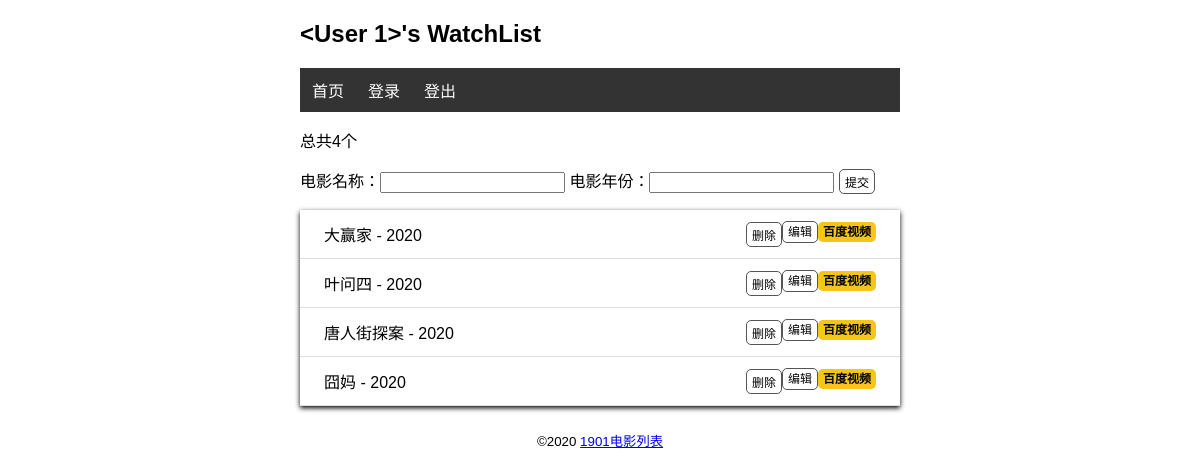
Page / (signed in) on the earlier database version.
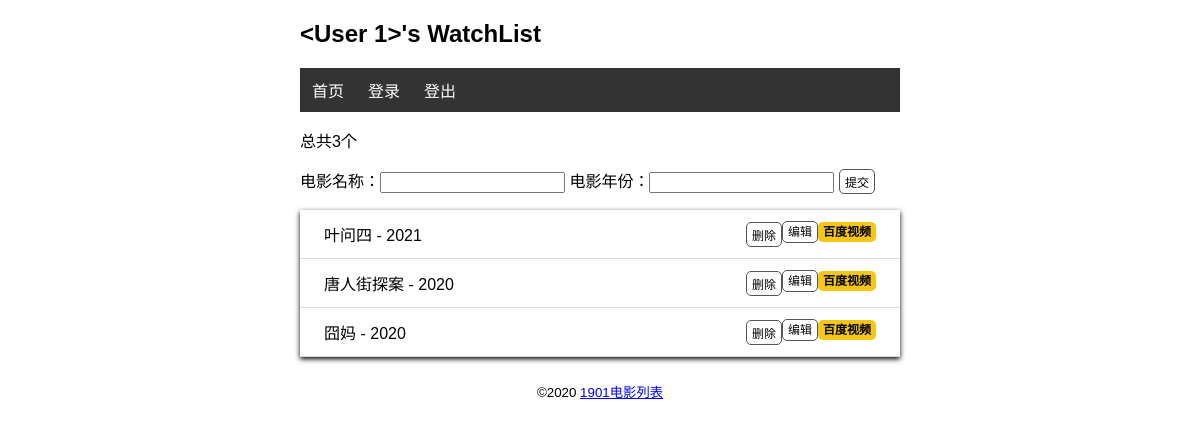
Same page on the later database version.
### app.py (models this page shows)
class Movies(db.Model):
    id = db.Column(db.Integer,primary_key = True)
    title = db.Column(db.String(20))
    year = db.Column(db.String(4))

### app.py (the view, shortened to what this page needs)
@app.route('/',methods=['GET','POST'])
@login_required
def index():
    movies = Movies.query.all()
    return render_template('index.html',movies=movies)

### app.py (called while the page is built)
@login_manager.user_loader
def load_user(user_id):
    user = User.query.get(int(user_id))
    return user

@app.context_processor
def common_user():
    user = User.query.first()
    return dict(user = user)

### templates/index.html
{% extends 'base.html' %}
{% block content %}
<p>总共{{ movies|length }}个</p>
<form action="" method="POST">
    电影名称：<input type="text" name='title' autocapitalize="off">
    电影年份：<input type="text" name='year' autocapitalize='off'>
    <input type="submit" class='btn' name='submit' value="提交">
</form>
<ul class="movie-list">
    {% for movie in movies %}
    <li>{{movie.title}} - {{movie.year}}
        <span class='float-right'>
            <a href="http://v.baidu.com/v?word={{ movie.title }}&ct=301989888&rn=67&pn=0&db=0&s=0&fbl=800&ie=utf-8" class="baidu" target="_blank" title="在百度视频中查找">百度视频</a>
        </span>
        <span class="float-right">
            <a class="btn" href="{{url_for('edit',movie_id=movie.id)}}">编辑</a>
        </span>
        <span class='float-right'>
            <form action="{{url_for('delete',movie_id=movie.id)}}" method='post'>
                <input type="submit" name='delete' value='删除' class='btn'onclick="return confirm('确认删除吗？')">
            </form>
        </span>
    </li>
    {% endfor %}
</ul>
{% endblock %}

### templates/base.html (shortened to what this page needs)
<!DOCTYPE html>
<html lang="en">
<head>
    {% block head %}
    <link rel="stylesheet" href="{{url_for('static',filename='css/style.css')}}">
    {% endblock %}
</head>
<body>
    <h2>{{user}}'s WatchList
    </h2>
    <nav>
        <ul>
            <li><a href="{{url_for('index')}}">首页</a></li>
            <li><a href="{{url_for('login')}}">登录</a></li>
            <li><a href="{{url_for('logout')}}">登出</a></li>
        </ul>
    </nav>
    {% block content %}{% endblock %}
    <footer>
        <small>&copy;2020 <a href="#">1901电影列表</a> </small>
    </footer>
</body>
</html>

### static/css/style.css (style rules this page uses)
body { margin: 0 auto; max-width: 600px; font-size: 16px; font-family: Arial, Helvetica, sans-serif }
footer { columns: #888888; margin-top: 15px; text-align: center; padding: 10px; }
.movie-list { list-style-type:none; padding: 0; margin-bottom: 15px; box-shadow: 0 2px 5px 0 rgba(0,0,0,16); }
.movie-list li { padding: 12px 24px; border-bottom: 1px solid #dddddd; }
nav ul { list-style-type: none; margin: 0; padding: 0; overflow: hidden; background-color: #333333; }
nav li { float: left; }
nav li a { display: block; color: white; text-align: center; padding: 10px 12px; text-decoration: none; }
.float-right { float:right; }
.baidu { font-size: 12px; font-weight: bold; color: black; text-decoration: none; background:#F5c518; border-radius: 5px; padding: 3px 5px; }
.btn { font-size: 12px; padding: 3px 5px; text-decoration: none; cursor: pointer; background-color: white; color: black; border: 1px solid #555555; border-radius:5px; }

Differences in the rows shown:
removed Movies: title "大赢家", year "2020"
changed Movies "叶问四": year "2020" → "2021"
Other differences:
{{ movies|length }}: "4" → "3"
